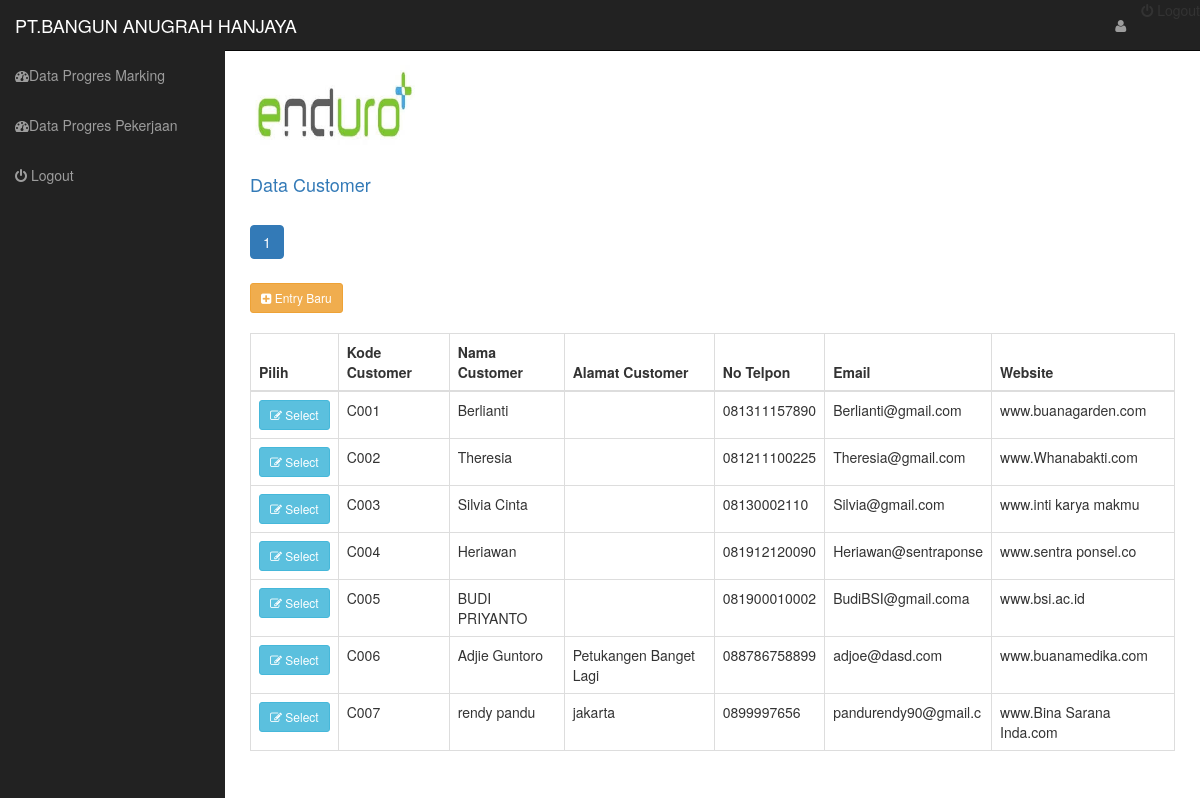
/customer.php, run on the app's committed database.
### tables this page shows
CREATE TABLE IF NOT EXISTS `tabel_customer` (
  `kode_customer` char(4) NOT NULL DEFAULT '',
  `nama_customer` varchar(20) DEFAULT NULL,
  `no_telpon` varchar(12) DEFAULT NULL,
  `alamat_customer` text,
  `email` varchar(20) DEFAULT NULL,
  `website` varchar(30) DEFAULT NULL
);

### customer.php (the view, shortened to what this page needs)
<?php
include 'header.php' ;
echo '<h4 class="text-primary">Data Customer</h4>';
$table_name = 'tabel_customer' ;
$dataPerPage =  10 ;
include 'pagging.php' ;
?>
<table><tr><td> <a href="customer_iud.php" class="btn btn-warning btn-sm" ><i class="fa  fa-plus-square"></i> Entry Baru</a></td></tr></table><br>
<div class="table-responsive" >
	<table class="table table-bordered">
		<thead>
			<tr>
				<th width=15>Pilih </th>
				<th>Kode Customer</th>
				<th>Nama Customer</th>
				<th>Alamat Customer</th>
				<th>No Telpon</th>
				<th>Email</th>
				<th>Website</th>
			</tr>
		</thead>
		<?php
		while ($data = mysql_fetch_array($result))
		{
			echo '<tr>' ;
				echo '<td> <a href="customer_iud.php?kode_customer='.$data['kode_customer'].'" class="btn btn-sm btn-info"> <i class="fa fa-edit"> </i> Select </a></td>' ;
				echo '<td>'.$data['kode_customer'].'</td>' ;
				echo '<td>'.$data['nama_customer'].'</td>' ;
				echo '<td>'.$data['alamat_customer'].'</td>' ;
				echo '<td>'.$data['no_telpon'].'</td>' ;
				echo '<td>'.$data['email'].'</td>' ;
				echo '<td>'.$data['website'].'</td>' ;
			echo '</tr>' ;
		}
		?>
	</table>
</div>
<?php include 'footer.php' ;?>

### header.php (shortened to what this page needs)
<!DOCTYPE html>
<html lang="en">
<head>
	<link href="assets/bootstrap/css/bootstrap.css" rel="stylesheet">
	<link href="assets/bootstrap/css/sb-admin.css" rel="stylesheet">
	<link href="assets/progress.css" rel="stylesheet">
	<link href="assets/font-awesome/css/font-awesome.min.css"  rel="stylesheet" >
	<link href="assets/datepicker/datepicker3.css"  rel="stylesheet" >
	<link href="assets/morris/morris.css" rel="stylesheet" >
</head>
<body>
	<?php $url_active =   basename($_SERVER["SCRIPT_FILENAME"], '.php') ; ?>
    <div id="wrapper">
      <nav class="navbar navbar-inverse navbar-fixed-top" role="navigation">
			<div class="navbar-header">
				<a class="navbar-brand" href="index.php">PT.BANGUN ANUGRAH HANJAYA</a>
			</div>
			<div class="collapse navbar-collapse navbar-ex1-collapse">
				<ul class="nav navbar-nav side-nav">
					<li class="<?php echo ($url_active =='marking' or $url_active =='marking_iud')  ? 'active':'' ;?>"><a href="marking.php"><i class="fa fa-dashboard"></i>Data Progres Marking </a></li>
					<li class="<?php echo ($url_active =='pekerjaan_teknisi' or $url_active =='pekerjaan_teknisi_iud')  ? 'active':'' ;?>"><a href="pekerjaan_teknisi.php"><i class="fa fa-dashboard"></i>Data Progres Pekerjaan </a></li>
					<li><a href="logoutaction.php" onclick="return confirm('Apakah anda akan keluar?');"><i class="fa fa-power-off"></i> Logout</a></li>
				</ul>
				<ul class="nav navbar-nav navbar-right navbar-user">
					<li class="dropd" onclick="return confirm('Apakah anda akan keluar?');"><i class="fa fa-power-off"></i> Logout</a></li>
				</ul>
				<ul class="nav navbar-nav navbar-right navbar-user">
					<li class="dropdown user-dropdown">
						<a href="#" class="dropdown-toggle" data-toggle="dropdown"><i class="fa fa-user"></i>
						</li>
				</ul>
			</div>
	</nav>
	<div id="page-wrapper">
		<div class="row">
			<div class="col-lg-12">
				<div class="logo span3">
					<a class="brand" href="#"><img src="img/logo8.jpg" alt="Logo" height=80></a>
				</div>
				<br />
			</div>
			<div class="col-lg-12">

### pagging.php (shortened to what this page needs)
<?php
if(isset($_GET['page']))
{
    $noPage = $_GET['page'];
} else {
    $noPage = 1;
}
$offset = ($noPage - 1) * $dataPerPage;
$query = "SELECT * FROM ".$table_name."  LIMIT $offset, $dataPerPage";
$result = mysql_query($query) or die('Error');
$query      = "SELECT COUNT(*) AS jumData FROM ".$table_name;
$hasil      = mysql_query($query);
$data       = mysql_fetch_array($hasil);
$jumData     = $data['jumData'];
$jumPage = ceil($jumData/$dataPerPage);
echo '<ul class="pagination">' ;
for($page = 1; $page <= $jumPage; $page++)
{
	if ((($page >= $noPage - 3) && ($page <= $noPage + 3)) || ($page == 1) || ($page == $jumPage))
    {
        if ($page == $noPage)
		{
			echo '<li class="active"><a href="#">'.$page.'<span class="sr-only">(current)</span></a></li>' ;
		}
		else
		{
            echo '<li><a href="'.$_SERVER['PHP_SELF'].'?page='.$page.'">'.$page.'</a></li>';
        }
    }
}
echo '</ul>';

### footer.php (shortened to what this page needs)
			</div>
		</div>
	</div>
	</div>
</body>
</html>

### data on the page
tabel_customer: kode_customer "C001", nama_customer "Berlianti", no_telpon "081311157890", email "Berlianti@gmail.com", website "www.buanagarden.com"
tabel_customer: kode_customer "C002", nama_customer "Theresia", no_telpon "081211100225", email "Theresia@gmail.com", website "www.Whanabakti.com"
tabel_customer: kode_customer "C003", nama_customer "Silvia Cinta", no_telpon "08130002110", email "Silvia@gmail.com", website "www.inti karya makmu"
tabel_customer: kode_customer "C004", nama_customer "Heriawan", no_telpon "081912120090", email "Heriawan@sentraponse", website "www.sentra ponsel.co"
tabel_customer: kode_customer "C005", nama_customer "BUDI PRIYANTO", no_telpon "081900010002", email "BudiBSI@gmail.coma", website "www.bsi.ac.id"
tabel_customer: kode_customer "C006", nama_customer "Adjie Guntoro", alamat_customer "Petukangen Banget Lagi", no_telpon "088786758899", email "adjoe@dasd.com", website "www.buanamedika.com"
tabel_customer: kode_customer "C007", nama_customer "rendy pandu", alamat_customer "jakarta", no_telpon "0899997656", email "pandurendy90@gmail.c", website "www.Bina Sarana Inda.com"
